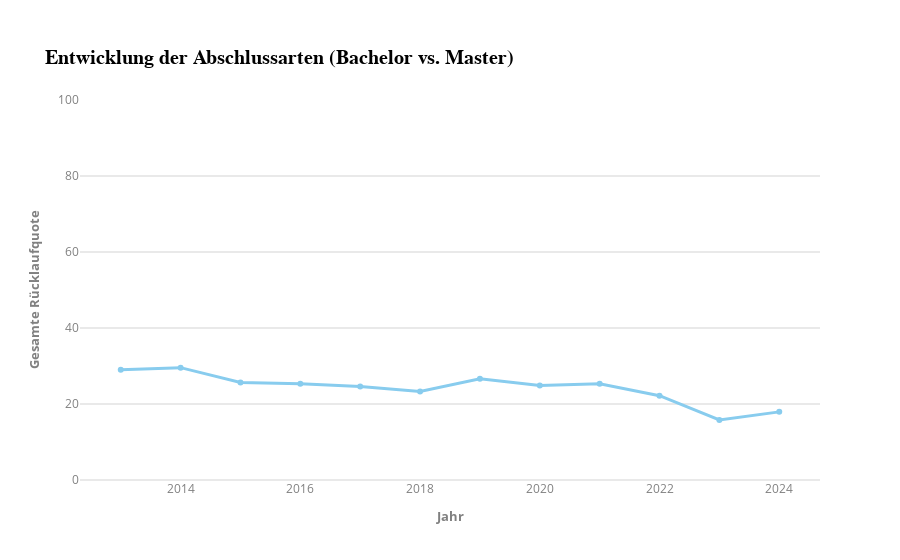

The notebook cell saved with this chart:
### Code cell
import plotly.express as px

fig = px.line(
    abschluss_df,
    x="Jahr",
    y="Gesamte Rücklaufquote",
    markers=True,
    title="Entwicklung der Abschlussarten (Bachelor vs. Master)",
    color_discrete_sequence=px.colors.qualitative.Safe,
    template="infoviz"
)

fig.update_traces(line=dict(width=3))  # Linie dicker machen

fig.update_layout(
    yaxis=dict(range=[0, 100]),  # Prozentwerte zwischen 0 und 100
)

fig.show()

### Figure 1 — Plotly figure (JSON) as saved in the notebook; plotly's stock layout.template omitted (floating-point values rounded to 4 significant figures)
{"data": [{"hovertemplate": "Jahr=%{x}<br>Gesamte Rücklaufquote=%{y}<extra></extra>", "legendgroup": "", "line": {"color": "rgb(136, 204, 238)", "dash": "solid", "width": 3}, "marker": {"symbol": "circle"}, "mode": "lines+markers", "name": "", "orientation": "v", "showlegend": false, "type": "scatter", "x": ["2013", "2014", "2015", "2016", "2017", "2018", "2019", "2020", "2021", "2022", "2023", "2024"], "xaxis": "x", "y": [29.0, 29.57, 25.68, 25.31, 24.58, 23.29, 26.64, 24.86, 25.32, 22.19, 15.81, 17.93], "yaxis": "y"}], "layout": {"legend": {"tracegroupgap": 0}, "title": {"text": "Entwicklung der Abschlussarten (Bachelor vs. Master)"}, "xaxis": {"anchor": "y", "domain": [0, 1], "title": {"text": "Jahr"}}, "yaxis": {"anchor": "x", "domain": [0, 1], "range": [0, 100], "title": {"text": "Gesamte Rücklaufquote"}}}}
